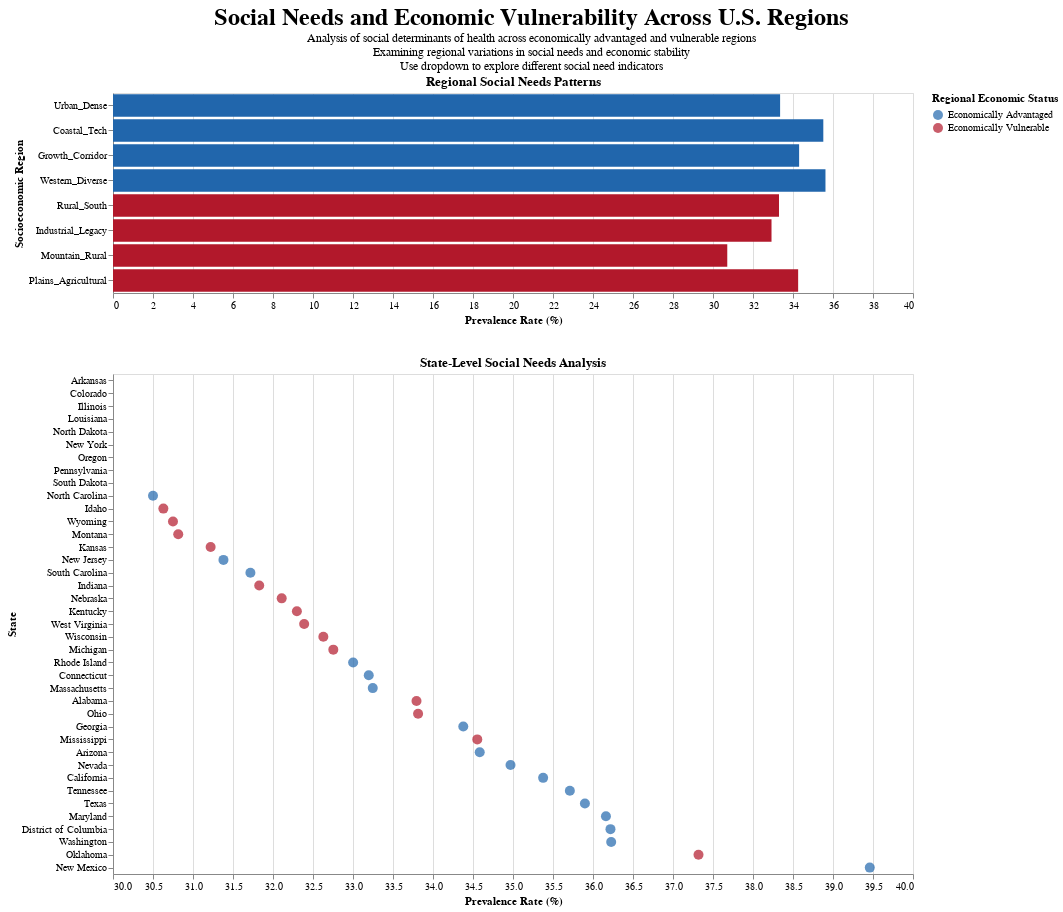

Notebook code for this chart:
### Markdown cell above
### Social Needs analysis by social determinants of health
This grouping considers social determinants of health and analyzes social needs

### Code cell
import altair as alt
import pandas as pd
import numpy as np
from vega_datasets import data
from typing import Dict, List, Tuple

def create_social_needs_analysis(
    df: pd.DataFrame,
    social_needs: Dict[str, str]
) -> alt.Chart:
    """
    Creates an interactive visualization of social needs and vulnerability patterns
    across different socioeconomic regions, highlighting disparities in social determinants
    of health and economic stability.
    """
    # Define socioeconomic regions with strategic significance
    socioeconomic_regions = {
        'Urban_Dense': ['NY', 'NJ', 'MA', 'CT', 'RI', 'MD', 'DC'],     # High income, education
        'Industrial_Legacy': ['PA', 'OH', 'MI', 'IN', 'IL', 'WI'],      # Economic transition
        'Rural_South': ['AL', 'MS', 'AR', 'LA', 'KY', 'WV'],           # Higher poverty rates
        'Growth_Corridor': ['GA', 'NC', 'SC', 'TN', 'TX'],             # Economic expansion
        'Western_Diverse': ['CA', 'NV', 'AZ', 'NM'],                    # Population diversity
        'Mountain_Rural': ['MT', 'ID', 'WY', 'CO'],                     # Geographic isolation
        'Coastal_Tech': ['WA', 'OR', 'CA'],                            # High income tech
        'Plains_Agricultural': ['ND', 'SD', 'NE', 'KS', 'OK']          # Rural economics
    }
    
    # Define region types for color coding
    advantaged_regions = ['Urban_Dense', 'Coastal_Tech', 'Growth_Corridor', 'Western_Diverse']
    vulnerable_regions = ['Rural_South', 'Industrial_Legacy', 'Mountain_Rural', 'Plains_Agricultural']
    
    # Add socioeconomic region column and region type
    df['SocioRegion'] = df['StateAbbr'].map({
        state: region
        for region, states in socioeconomic_regions.items()
        for state in states
    })
    
    df['RegionType'] = df['SocioRegion'].apply(
        lambda x: 'Economically Advantaged' if x in advantaged_regions else 'Economically Vulnerable'
    )
    
    # Calculate regional statistics
    regional_stats = []
    for measure in social_needs.keys():
        measure_col = f'{measure}_CrudePrev'
        
        region_data = df.groupby(['SocioRegion', 'RegionType']).agg({
            measure_col: ['mean', 'std', 'count']
        }).reset_index()
        
        region_data.columns = ['SocioRegion', 'RegionType'] + [
            f'{measure}_{stat}' for stat in ['mean', 'std', 'count']
        ]
        regional_stats.append(region_data)
    
    regional_data = regional_stats[0]
    for data in regional_stats[1:]:
        regional_data = regional_data.merge(data, on=['SocioRegion', 'RegionType'])
    
    # Create state-level statistics
    state_stats = []
    for measure in social_needs.keys():
        measure_col = f'{measure}_CrudePrev'
        
        state_data = df.groupby(['StateAbbr', 'StateDesc', 'SocioRegion', 'RegionType']).agg({
            measure_col: ['mean', 'std', 'count']
        }).reset_index()
        
        state_data.columns = ['StateAbbr', 'StateDesc', 'SocioRegion', 'RegionType'] + [
            f'{measure}_{stat}' for stat in ['mean', 'std', 'count']
        ]
        state_stats.append(state_data)
    
    state_data = state_stats[0]
    for data in state_stats[1:]:
        state_data = state_data.merge(data, on=['StateAbbr', 'StateDesc', 'SocioRegion', 'RegionType'])
    
    # Create measure selection
    measure_select = alt.binding_select(
        options=list(social_needs.keys()),
        labels=[desc.split('among')[0].strip() for desc in social_needs.values()],
        name="Social Need Indicator: "
    )
    
    selection = alt.param(
        name='social_need',
        value=list(social_needs.keys())[0],
        bind=measure_select
    )
    
    # Define color schemes for different region types
    color_scale = alt.Scale(
        domain=['Economically Advantaged', 'Economically Vulnerable'],
        range=['#2166ac', '#b2182b']  # Blue for advantaged, Red for vulnerable
    )
    
    # Create regional comparison chart
    regional_chart = alt.Chart(regional_data).mark_bar().encode(
        x=alt.X('value:Q', 
                title='Prevalence Rate (%)',
                scale=alt.Scale(zero=False)),
        y=alt.Y('SocioRegion:N', 
                title='Socioeconomic Region',
                sort=['Urban_Dense', 'Coastal_Tech', 'Growth_Corridor', 'Western_Diverse',
                      'Rural_South', 'Industrial_Legacy', 'Mountain_Rural', 'Plains_Agricultural']),
        color=alt.Color('RegionType:N',
                       scale=color_scale,
                       legend=alt.Legend(title='Regional Economic Status')),
        tooltip=[
            alt.Tooltip('SocioRegion:N', title='Region'),
            alt.Tooltip('RegionType:N', title='Economic Status'),
            alt.Tooltip('value:Q', title='Rate (%)', format='.1f'),
            alt.Tooltip('std:Q', title='Std Dev', format='.2f')
        ]
    ).transform_calculate(
        value=f'datum[{selection.name} + "_mean"]',
        std=f'datum[{selection.name} + "_std"]'
    ).properties(
        width=800,
        height=200,
        title='Regional Social Needs Patterns'
    )
    
    # Create state-level detail chart
    state_chart = alt.Chart(state_data).mark_circle(size=100).encode(
        x=alt.X('value:Q', 
                title='Prevalence Rate (%)',
                scale=alt.Scale(zero=False)),
        y=alt.Y('StateDesc:N', 
                title='State',
                sort=alt.EncodingSortField(field='value', op='mean', order='ascending')),
        color=alt.Color('RegionType:N',
                       scale=color_scale,
                       legend=alt.Legend(title='Regional Economic Status')),
        tooltip=[
            alt.Tooltip('StateDesc:N', title='State'),
            alt.Tooltip('SocioRegion:N', title='Region'),
            alt.Tooltip('RegionType:N', title='Economic Status'),
            alt.Tooltip('value:Q', title='Rate (%)', format='.1f'),
            alt.Tooltip('std:Q', title='Std Dev', format='.2f')
        ]
    ).transform_calculate(
        value=f'datum[{selection.name} + "_mean"]',
        std=f'datum[{selection.name} + "_std"]'
    ).properties(
        width=800,
        height=500,
        title='State-Level Social Needs Analysis'
    )
    
    # Combine visualizations
    final_viz = alt.vconcat(
        regional_chart,
        state_chart,
        spacing=30
    ).properties(
        title={
            'text': 'Social Needs and Economic Vulnerability Across U.S. Regions',
            'subtitle': [
                'Analysis of social determinants of health across economically advantaged and vulnerable regions',
                'Examining regional variations in social needs and economic stability',
                'Use dropdown to explore different social need indicators'
            ],
            'fontSize': 24,
            'anchor': 'middle'
        }
    ).add_params(
        selection
    )
    
    return final_viz

def main():
    # Enable Altair to work in Jupyter
    alt.renderers.enable('default')
    
    # Define social needs measures
    social_needs = {
        'ISOLATION': 'Social isolation among adults aged ≥18 years',
        'FOODINSECU': 'Food insecurity among adults aged ≥18 years',
        'HOUSINSECU': 'Housing insecurity among adults aged ≥18 years',
        'SHUTUTILITY': 'Utility shutoff among adults aged ≥18 years',
        'LACKTRPT': 'Lack of transportation among adults aged ≥18 years',
        'EMOTIONSPT': 'Lack of emotional support among adults aged ≥18 years'
    }
    
    # Load data
    file_path = get_file_path(2024)
    df = pd.read_csv(file_path)
    
    # Create visualization
    chart = create_social_needs_analysis(df, social_needs)
    
    # Display in notebook
    display(chart)
    
    return chart

if __name__ == "__main__":
    chart = main()
    # Save chart to HTML file
    chart.save(PROJECT_ROOT / 'results' / 'regional_analysis' / 'social_needs_analysis.html')

### Figure 1 — Vega-Lite specification as saved in the notebook (floating-point values rounded to 4 significant figures)
{"config": {"view": {"continuousWidth": 300, "continuousHeight": 300}}, "vconcat": [{"data": {"name": "data-aea0296f7015d6a28d6515fe8412e351"}, "mark": {"type": "bar"}, "encoding": {"color": {"field": "RegionType", "legend": {"title": "Regional Economic Status"}, "scale": {"domain": ["Economically Advantaged", "Economically Vulnerable"], "range": ["#2166ac", "#b2182b"]}, "type": "nominal"}, "tooltip": [{"field": "SocioRegion", "title": "Region", "type": "nominal"}, {"field": "RegionType", "title": "Economic Status", "type": "nominal"}, {"field": "value", "format": ".1f", "title": "Rate (%)", "type": "quantitative"}, {"field": "std", "format": ".2f", "title": "Std Dev", "type": "quantitative"}], "x": {"field": "value", "scale": {"zero": false}, "title": "Prevalence Rate (%)", "type": "quantitative"}, "y": {"field": "SocioRegion", "sort": ["Urban_Dense", "Coastal_Tech", "Growth_Corridor", "Western_Diverse", "Rural_South", "Industrial_Legacy", "Mountain_Rural", "Plains_Agricultural"], "title": "Socioeconomic Region", "type": "nominal"}}, "height": 200, "title": "Regional Social Needs Patterns", "transform": [{"calculate": "datum[social_need + \"_mean\"]", "as": "value"}, {"calculate": "datum[social_need + \"_std\"]", "as": "std"}], "width": 800}, {"data": {"name": "data-92b62e3b2933040da2280463d3268a70"}, "mark": {"type": "circle", "size": 100}, "encoding": {"color": {"field": "RegionType", "legend": {"title": "Regional Economic Status"}, "scale": {"domain": ["Economically Advantaged", "Economically Vulnerable"], "range": ["#2166ac", "#b2182b"]}, "type": "nominal"}, "tooltip": [{"field": "StateDesc", "title": "State", "type": "nominal"}, {"field": "SocioRegion", "title": "Region", "type": "nominal"}, {"field": "RegionType", "title": "Economic Status", "type": "nominal"}, {"field": "value", "format": ".1f", "title": "Rate (%)", "type": "quantitative"}, {"field": "std", "format": ".2f", "title": "Std Dev", "type": "quantitative"}], "x": {"field": "value", "scale": {"zero": false}, "title": "Prevalence Rate (%)", "type": "quantitative"}, "y": {"field": "StateDesc", "sort": {"field": "value", "op": "mean", "order": "ascending"}, "title": "State", "type": "nominal"}}, "height": 500, "title": "State-Level Social Needs Analysis", "transform": [{"calculate": "datum[social_need + \"_mean\"]", "as": "value"}, {"calculate": "datum[social_need + \"_std\"]", "as": "std"}], "width": 800}], "params": [{"name": "social_need", "bind": {"input": "select", "options": ["ISOLATION", "FOODINSECU", "HOUSINSECU", "SHUTUTILITY", "LACKTRPT", "EMOTIONSPT"], "labels": ["Social isolation", "Food insecurity", "Housing insecurity", "Utility shutoff", "Lack of transportation", "Lack of emotional support"], "name": "Social Need Indicator: "}, "value": "ISOLATION"}], "spacing": 30, "title": {"text": "Social Needs and Economic Vulnerability Across U.S. Regions", "subtitle": ["Analysis of social determinants of health across economically advantaged and vulnerable regions", "Examining regional variations in social needs and economic stability", "Use dropdown to explore different social need indicators"], "fontSize": 24, "anchor": "middle"}, "$schema": "https://vega.github.io/schema/vega-lite/v5.20.1.json", "datasets": {"data-aea0296f7015d6a28d6515fe8412e351": [{"SocioRegion": "Coastal_Tech", "RegionType": "Economically Advantaged", "ISOLATION_mean": 35.52, "ISOLATION_std": 3.544, "ISOLATION_count": 10840, "FOODINSECU_mean": 16.65, "FOODINSECU_std": 10.05, "FOODINSECU_count": 10840, "HOUSINSECU_mean": 14.64, "HOUSINSECU_std": 7.529, "HOUSINSECU_count": 10840, "SHUTUTILITY_mean": 7.296, "SHUTUTILITY_std": 3.875, "SHUTUTILITY_count": 10840, "LACKTRPT_mean": 9.865, "LACKTRPT_std": 4.864, "LACKTRPT_count": 10840, "EMOTIONSPT_mean": 30.7, "EMOTIONSPT_std": 5.08, "EMOTIONSPT_count": 10840}, {"SocioRegion": "Growth_Corridor", "RegionType": "Economically Advantaged", "ISOLATION_mean": 34.31, "ISOLATION_std": 3.929, "ISOLATION_count": 15269, "FOODINSECU_mean": 19.34, "FOODINSECU_std": 10.92, "FOODINSECU_count": 15269, "HOUSINSECU_mean": 16.17, "HOUSINSECU_std": 7.679, "HOUSINSECU_count": 15269, "SHUTUTILITY_mean": 10.69, "SHUTUTILITY_std": 5.515, "SHUTUTILITY_count": 15269, "LACKTRPT_mean": 10.75, "LACKTRPT_std": 5.199, "LACKTRPT_count": 15269, "EMOTIONSPT_mean": 27.62, "EMOTIONSPT_std": 5.208, "EMOTIONSPT_count": 15269}, {"SocioRegion": "Industrial_Legacy", "RegionType": "Economically Vulnerable", "ISOLATION_mean": 32.93, "ISOLATION_std": 3.208, "ISOLATION_count": 9268, "FOODINSECU_mean": 15.02, "FOODINSECU_std": 9.78, "FOODINSECU_count": 9268, "HOUSINSECU_mean": 12.9, "HOUSINSECU_std": 7.192, "HOUSINSECU_count": 9268, "SHUTUTILITY_mean": 9.39, "SHUTUTILITY_std": 5.879, "SHUTUTILITY_count": 9268, "LACKTRPT_mean": 9.437, "LACKTRPT_std": 5.154, "LACKTRPT_count": 9268, "EMOTIONSPT_mean": 24.41, "EMOTIONSPT_std": 4.37, "EMOTIONSPT_count": 9268}, {"SocioRegion": "Mountain_Rural", "RegionType": "Economically Vulnerable", "ISOLATION_mean": 30.71, "ISOLATION_std": 2.849, "ISOLATION_count": 931, "FOODINSECU_mean": 11.93, "FOODINSECU_std": 5.111, "FOODINSECU_count": 931, "HOUSINSECU_mean": 10.43, "HOUSINSECU_std": 3.343, "HOUSINSECU_count": 931, "SHUTUTILITY_mean": 6.84, "SHUTUTILITY_std": 2.374, "SHUTUTILITY_count": 931, "LACKTRPT_mean": 7.712, "LACKTRPT_std": 2.887, "LACKTRPT_count": 931, "EMOTIONSPT_mean": 20.94, "EMOTIONSPT_std": 2.549, "EMOTIONSPT_count": 931}, {"SocioRegion": "Plains_Agricultural", "RegionType": "Economically Vulnerable", "ISOLATION_mean": 34.26, "ISOLATION_std": 4.216, "ISOLATION_count": 2567, "FOODINSECU_mean": 15.36, "FOODINSECU_std": 8.23, "FOODINSECU_count": 2567, "HOUSINSECU_mean": 13.02, "HOUSINSECU_std": 5.777, "HOUSINSECU_count": 2567, "SHUTUTILITY_mean": 9.489, "SHUTUTILITY_std": 4.535, "SHUTUTILITY_count": 2567, "LACKTRPT_mean": 9.327, "LACKTRPT_std": 4.168, "LACKTRPT_count": 2567, "EMOTIONSPT_mean": 23.11, "EMOTIONSPT_std": 4.039, "EMOTIONSPT_count": 2567}, {"SocioRegion": "Rural_South", "RegionType": "Economically Vulnerable", "ISOLATION_mean": 33.3, "ISOLATION_std": 2.734, "ISOLATION_count": 4145, "FOODINSECU_mean": 19.47, "FOODINSECU_std": 9.667, "FOODINSECU_count": 4145, "HOUSINSECU_mean": 15.32, "HOUSINSECU_std": 6.731, "HOUSINSECU_count": 4145, "SHUTUTILITY_mean": 11.12, "SHUTUTILITY_std": 5.212, "SHUTUTILITY_count": 4145, "LACKTRPT_mean": 10.96, "LACKTRPT_std": 4.744, "LACKTRPT_count": 4145, "EMOTIONSPT_mean": 26.35, "EMOTIONSPT_std": 4.95, "EMOTIONSPT_count": 4145}, {"SocioRegion": "Urban_Dense", "RegionType": "Economically Advantaged", "ISOLATION_mean": 33.36, "ISOLATION_std": 4.156, "ISOLATION_count": 6552, "FOODINSECU_mean": 14.96, "FOODINSECU_std": 10.1, "FOODINSECU_count": 6552, "HOUSINSECU_mean": 13.59, "HOUSINSECU_std": 7.88, "HOUSINSECU_count": 6552, "SHUTUTILITY_mean": 8.446, "SHUTUTILITY_std": 5.253, "SHUTUTILITY_count": 6552, "LACKTRPT_mean": 8.764, "LACKTRPT_std": 4.903, "LACKTRPT_count": 6552, "EMOTIONSPT_mean": 26.5, "EMOTIONSPT_std": 5.46, "EMOTIONSPT_count": 6552}, {"SocioRegion": "Western_Diverse", "RegionType": "Economically Advantaged", "ISOLATION_mean": 35.62, "ISOLATION_std": 4.137, "ISOLATION_count": 3114, "FOODINSECU_mean": 17.39, "FOODINSECU_std": 10.22, "FOODINSECU_count": 3114, "HOUSINSECU_mean": 15.04, "HOUSINSECU_std": 7.238, "HOUSINSECU_count": 3114, "SHUTUTILITY_mean": 9.513, "SHUTUTILITY_std": 4.983, "SHUTUTILITY_count": 3114, "LACKTRPT_mean": 10.71, "LACKTRPT_std": 5.44, "LACKTRPT_count": 3114, "EMOTIONSPT_mean": 26.55, "EMOTIONSPT_std": 4.631, "EMOTIONSPT_count": 3114}], "data-92b62e3b2933040da2280463d3268a70": [{"StateAbbr": "AL", "StateDesc": "Alabama", "SocioRegion": "Rural_South", "RegionType": "Economically Vulnerable", "ISOLATION_mean": 33.79, "ISOLATION_std": 2.745, "ISOLATION_count": 1430, "FOODINSECU_mean": 20.08, "FOODINSECU_std": 10.54, "FOODINSECU_count": 1430, "HOUSINSECU_mean": 16.53, "HOUSINSECU_std": 7.553, "HOUSINSECU_count": 1430, "SHUTUTILITY_mean": 11.5, "SHUTUTILITY_std": 5.944, "SHUTUTILITY_count": 1430, "LACKTRPT_mean": 11.41, "LACKTRPT_std": 5.204, "LACKTRPT_count": 1430, "EMOTIONSPT_mean": 26.55, "EMOTIONSPT_std": 4.439, "EMOTIONSPT_count": 1430}, {"StateAbbr": "AR", "StateDesc": "Arkansas", "SocioRegion": "Rural_South", "RegionType": "Economically Vulnerable", "ISOLATION_mean": null, "ISOLATION_std": null, "ISOLATION_count": 0, "FOODINSECU_mean": null, "FOODINSECU_std": null, "FOODINSECU_count": 0, "HOUSINSECU_mean": null, "HOUSINSECU_std": null, "HOUSINSECU_count": 0, "SHUTUTILITY_mean": null, "SHUTUTILITY_std": null, "SHUTUTILITY_count": 0, "LACKTRPT_mean": null, "LACKTRPT_std": null, "LACKTRPT_count": 0, "EMOTIONSPT_mean": null, "EMOTIONSPT_std": null, "EMOTIONSPT_count": 0}, {"StateAbbr": "AZ", "StateDesc": "Arizona", "SocioRegion": "Western_Diverse", "RegionType": "Economically Advantaged", "ISOLATION_mean": 34.58, "ISOLATION_std": 3.93, "ISOLATION_count": 1740, "FOODINSECU_mean": 16.19, "FOODINSECU_std": 10.19, "FOODINSECU_count": 1740, "HOUSINSECU_mean": 14.0, "HOUSINSECU_std": 7.257, "HOUSINSECU_count": 1740, "SHUTUTILITY_mean": 8.525, "SHUTUTILITY_std": 4.697, "SHUTUTILITY_count": 1740, "LACKTRPT_mean": 10.28, "LACKTRPT_std": 5.562, "LACKTRPT_count": 1740, "EMOTIONSPT_mean": 26.26, "EMOTIONSPT_std": 4.698, "EMOTIONSPT_count": 1740}, {"StateAbbr": "CA", "StateDesc": "California", "SocioRegion": "Coastal_Tech", "RegionType": "Economically Advantaged", "ISOLATION_mean": 35.38, "ISOLATION_std": 3.613, "ISOLATION_count": 9070, "FOODINSECU_mean": 17.74, "FOODINSECU_std": 10.35, "FOODINSECU_count": 9070, "HOUSINSECU_mean": 15.43, "HOUSINSECU_std": 7.762, "HOUSINSECU_count": 9070, "SHUTUTILITY_mean": 7.642, "SHUTUTILITY_std": 4.012, "SHUTUTILITY_count": 9070, "LACKTRPT_mean": 10.26, "LACKTRPT_std": 5.026, "LACKTRPT_count": 9070, "EMOTIONSPT_mean": 31.21, "EMOTIONSPT_std": 5.143, "EMOTIONSPT_count": 9070}, {"StateAbbr": "CO", "StateDesc": "Colorado", "SocioRegion": "Mountain_Rural", "RegionType": "Economically Vulnerable", "ISOLATION_mean": null, "ISOLATION_std": null, "ISOLATION_count": 0, "FOODINSECU_mean": null, "FOODINSECU_std": null, "FOODINSECU_count": 0, "HOUSINSECU_mean": null, "HOUSINSECU_std": null, "HOUSINSECU_count": 0, "SHUTUTILITY_mean": null, "SHUTUTILITY_std": null, "SHUTUTILITY_count": 0, "LACKTRPT_mean": null, "LACKTRPT_std": null, "LACKTRPT_count": 0, "EMOTIONSPT_mean": null, "EMOTIONSPT_std": null, "EMOTIONSPT_count": 0}, {"StateAbbr": "CT", "StateDesc": "Connecticut", "SocioRegion": "Urban_Dense", "RegionType": "Economically Advantaged", "ISOLATION_mean": 33.2, "ISOLATION_std": 3.816, "ISOLATION_count": 876, "FOODINSECU_mean": 15.39, "FOODINSECU_std": 10.89, "FOODINSECU_count": 876, "HOUSINSECU_mean": 13.83, "HOUSINSECU_std": 8.266, "HOUSINSECU_count": 876, "SHUTUTILITY_mean": 9.064, "SHUTUTILITY_std": 5.703, "SHUTUTILITY_count": 876, "LACKTRPT_mean": 8.671, "LACKTRPT_std": 5.186, "LACKTRPT_count": 876, "EMOTIONSPT_mean": 25.57, "EMOTIONSPT_std": 5.013, "EMOTIONSPT_count": 876}, {"StateAbbr": "DC", "StateDesc": "District of Columbia", "SocioRegion": "Urban_Dense", "RegionType": "Economically Advantaged", "ISOLATION_mean": 36.22, "ISOLATION_std": 3.407, "ISOLATION_count": 206, "FOODINSECU_mean": 15.18, "FOODINSECU_std": 11.96, "FOODINSECU_count": 206, "HOUSINSECU_mean": 14.24, "HOUSINSECU_std": 9.287, "HOUSINSECU_count": 206, "SHUTUTILITY_mean": 8.54, "SHUTUTILITY_std": 6.245, "SHUTUTILITY_count": 206, "LACKTRPT_mean": 9.813, "LACKTRPT_std": 6.332, "LACKTRPT_count": 206, "EMOTIONSPT_mean": 24.72, "EMOTIONSPT_std": 5.855, "EMOTIONSPT_count": 206}, {"StateAbbr": "GA", "StateDesc": "Georgia", "SocioRegion": "Growth_Corridor", "RegionType": "Economically Advantaged", "ISOLATION_mean": 34.38, "ISOLATION_std": 3.167, "ISOLATION_count": 2784, "FOODINSECU_mean": 18.3, "FOODINSECU_std": 9.927, "FOODINSECU_count": 2784, "HOUSINSECU_mean": 15.6, "HOUSINSECU_std": 7.235, "HOUSINSECU_count": 2784, "SHUTUTILITY_mean": 10.17, "SHUTUTILITY_std": 5.327, "SHUTUTILITY_count": 2784, "LACKTRPT_mean": 10.69, "LACKTRPT_std": 4.986, "LACKTRPT_count": 2784, "EMOTIONSPT_mean": 30.27, "EMOTIONSPT_std": 4.915, "EMOTIONSPT_count": 2784}, {"StateAbbr": "ID", "StateDesc": "Idaho", "SocioRegion": "Mountain_Rural", "RegionType": "Economically Vulnerable", "ISOLATION_mean": 30.63, "ISOLATION_std": 2.69, "ISOLATION_count": 455, "FOODINSECU_mean": 12.76, "FOODINSECU_std": 4.939, "FOODINSECU_count": 455, "HOUSINSECU_mean": 10.81, "HOUSINSECU_std": 3.218, "HOUSINSECU_count": 455, "SHUTUTILITY_mean": 6.906, "SHUTUTILITY_std": 2.098, "SHUTUTILITY_count": 455, "LACKTRPT_mean": 7.887, "LACKTRPT_std": 2.629, "LACKTRPT_count": 455, "EMOTIONSPT_mean": 20.41, "EMOTIONSPT_std": 2.324, "EMOTIONSPT_count": 455}, {"StateAbbr": "IL", "StateDesc": "Illinois", "SocioRegion": "Industrial_Legacy", "RegionType": "Economically Vulnerable", "ISOLATION_mean": null, "ISOLATION_std": null, "ISOLATION_count": 0, "FOODINSECU_mean": null, "FOODINSECU_std": null, "FOODINSECU_count": 0, "HOUSINSECU_mean": null, "HOUSINSECU_std": null, "HOUSINSECU_count": 0, "SHUTUTILITY_mean": null, "SHUTUTILITY_std": null, "SHUTUTILITY_count": 0, "LACKTRPT_mean": null, "LACKTRPT_std": null, "LACKTRPT_count": 0, "EMOTIONSPT_mean": null, "EMOTIONSPT_std": null, "EMOTIONSPT_count": 0}, {"StateAbbr": "IN", "StateDesc": "Indiana", "SocioRegion": "Industrial_Legacy", "RegionType": "Economically Vulnerable", "ISOLATION_mean": 31.83, "ISOLATION_std": 2.831, "ISOLATION_count": 1685, "FOODINSECU_mean": 15.62, "FOODINSECU_std": 8.904, "FOODINSECU_count": 1685, "HOUSINSECU_mean": 12.82, "HOUSINSECU_std": 6.22, "HOUSINSECU_count": 1685, "SHUTUTILITY_mean": 9.468, "SHUTUTILITY_std": 5.061, "SHUTUTILITY_count": 1685, "LACKTRPT_mean": 9.311, "LACKTRPT_std": 4.495, "LACKTRPT_count": 1685, "EMOTIONSPT_mean": 24.81, "EMOTIONSPT_std": 3.88, "EMOTIONSPT_count": 1685}, {"StateAbbr": "KS", "StateDesc": "Kansas", "SocioRegion": "Plains_Agricultural", "RegionType": "Economically Vulnerable", "ISOLATION_mean": 31.22, "ISOLATION_std": 3.64, "ISOLATION_count": 817, "FOODINSECU_mean": 13.3, "FOODINSECU_std": 7.489, "FOODINSECU_count": 817, "HOUSINSECU_mean": 11.75, "HOUSINSECU_std": 5.424, "HOUSINSECU_count": 817, "SHUTUTILITY_mean": 8.676, "SHUTUTILITY_std": 4.051, "SHUTUTILITY_count": 817, "LACKTRPT_mean": 8.321, "LACKTRPT_std": 3.826, "LACKTRPT_count": 817, "EMOTIONSPT_mean": 21.03, "EMOTIONSPT_std": 4.11, "EMOTIONSPT_count": 817}, {"StateAbbr": "KY", "StateDesc": "Kentucky", "SocioRegion": "Rural_South", "RegionType": "Economically Vulnerable", "ISOLATION_mean": 32.3, "ISOLATION_std": 2.458, "ISOLATION_count": 1299, "FOODINSECU_mean": 17.87, "FOODINSECU_std": 8.107, "FOODINSECU_count": 1299, "HOUSINSECU_mean": 13.14, "HOUSINSECU_std": 5.06, "HOUSINSECU_count": 1299, "SHUTUTILITY_mean": 10.04, "SHUTUTILITY_std": 4.334, "SHUTUTILITY_count": 1299, "LACKTRPT_mean": 9.936, "LACKTRPT_std": 4.03, "LACKTRPT_count": 1299, "EMOTIONSPT_mean": 23.0, "EMOTIONSPT_std": 2.863, "EMOTIONSPT_count": 1299}, {"StateAbbr": "LA", "StateDesc": "Louisiana", "SocioRegion": "Rural_South", "RegionType": "Economically Vulnerable", "ISOLATION_mean": null, "ISOLATION_std": null, "ISOLATION_count": 0, "FOODINSECU_mean": null, "FOODINSECU_std": null, "FOODINSECU_count": 0, "HOUSINSECU_mean": null, "HOUSINSECU_std": null, "HOUSINSECU_count": 0, "SHUTUTILITY_mean": null, "SHUTUTILITY_std": null, "SHUTUTILITY_count": 0, "LACKTRPT_mean": null, "LACKTRPT_std": null, "LACKTRPT_count": 0, "EMOTIONSPT_mean": null, "EMOTIONSPT_std": null, "EMOTIONSPT_count": 0}, {"StateAbbr": "MA", "StateDesc": "Massachusetts", "SocioRegion": "Urban_Dense", "RegionType": "Economically Advantaged", "ISOLATION_mean": 33.25, "ISOLATION_std": 3.889, "ISOLATION_count": 1597, "FOODINSECU_mean": 12.83, "FOODINSECU_std": 8.837, "FOODINSECU_count": 1597, "HOUSINSECU_mean": 11.69, "HOUSINSECU_std": 6.548, "HOUSINSECU_count": 1597, "SHUTUTILITY_mean": 7.472, "SHUTUTILITY_std": 4.311, "SHUTUTILITY_count": 1597, "LACKTRPT_mean": 8.275, "LACKTRPT_std": 4.559, "LACKTRPT_count": 1597, "EMOTIONSPT_mean": 23.53, "EMOTIONSPT_std": 4.383, "EMOTIONSPT_count": 1597}, {"StateAbbr": "MD", "StateDesc": "Maryland", "SocioRegion": "Urban_Dense", "RegionType": "Economically Advantaged", "ISOLATION_mean": 36.16, "ISOLATION_std": 3.383, "ISOLATION_count": 1458, "FOODINSECU_mean": 16.02, "FOODINSECU_std": 9.588, "FOODINSECU_count": 1458, "HOUSINSECU_mean": 15.04, "HOUSINSECU_std": 7.796, "HOUSINSECU_count": 1458, "SHUTUTILITY_mean": 9.591, "SHUTUTILITY_std": 5.568, "SHUTUTILITY_count": 1458, "LACKTRPT_mean": 9.296, "LACKTRPT_std": 4.708, "LACKTRPT_count": 1458, "EMOTIONSPT_mean": 29.33, "EMOTIONSPT_std": 5.286, "EMOTIONSPT_count": 1458}, {"StateAbbr": "MI", "StateDesc": "Michigan", "SocioRegion": "Industrial_Legacy", "RegionType": "Economically Vulnerable", "ISOLATION_mean": 32.75, "ISOLATION_std": 2.935, "ISOLATION_count": 2904, "FOODINSECU_mean": 15.33, "FOODINSECU_std": 10.35, "FOODINSECU_count": 2904, "HOUSINSECU_mean": 13.34, "HOUSINSECU_std": 7.893, "HOUSINSECU_count": 2904, "SHUTUTILITY_mean": 9.646, "SHUTUTILITY_std": 6.267, "SHUTUTILITY_count": 2904, "LACKTRPT_mean": 9.67, "LACKTRPT_std": 5.477, "LACKTRPT_count": 2904, "EMOTIONSPT_mean": 24.15, "EMOTIONSPT_std": 4.883, "EMOTIONSPT_count": 2904}, {"StateAbbr": "MS", "StateDesc": "Mississippi", "SocioRegion": "Rural_South", "RegionType": "Economically Vulnerable", "ISOLATION_mean": 34.55, "ISOLATION_std": 2.647, "ISOLATION_count": 870, "FOODINSECU_mean": 23.04, "FOODINSECU_std": 10.98, "FOODINSECU_count": 870, "HOUSINSECU_mean": 17.95, "HOUSINSECU_std": 7.55, "HOUSINSECU_count": 870, "SHUTUTILITY_mean": 12.05, "SHUTUTILITY_std": 5.812, "SHUTUTILITY_count": 870, "LACKTRPT_mean": 12.44, "LACKTRPT_std": 5.289, "LACKTRPT_count": 870, "EMOTIONSPT_mean": 31.89, "EMOTIONSPT_std": 4.491, "EMOTIONSPT_count": 870}, {"StateAbbr": "MT", "StateDesc": "Montana", "SocioRegion": "Mountain_Rural", "RegionType": "Economically Vulnerable", "ISOLATION_mean": 30.82, "ISOLATION_std": 3.045, "ISOLATION_count": 317, "FOODINSECU_mean": 11.18, "FOODINSECU_std": 5.678, "FOODINSECU_count": 317, "HOUSINSECU_mean": 10.01, "HOUSINSECU_std": 3.756, "HOUSINSECU_count": 317, "SHUTUTILITY_mean": 6.741, "SHUTUTILITY_std": 2.919, "SHUTUTILITY_count": 317, "LACKTRPT_mean": 7.732, "LACKTRPT_std": 3.438, "LACKTRPT_count": 317, "EMOTIONSPT_mean": 21.71, "EMOTIONSPT_std": 2.838, "EMOTIONSPT_count": 317}, {"StateAbbr": "NC", "StateDesc": "North Carolina", "SocioRegion": "Growth_Corridor", "RegionType": "Economically Advantaged", "ISOLATION_mean": 30.5, "ISOLATION_std": 2.917, "ISOLATION_count": 2647, "FOODINSECU_mean": 16.11, "FOODINSECU_std": 8.891, "FOODINSECU_count": 2647, "HOUSINSECU_mean": 14.36, "HOUSINSECU_std": 6.582, "HOUSINSECU_count": 2647, "SHUTUTILITY_mean": 9.148, "SHUTUTILITY_std": 4.648, "SHUTUTILITY_count": 2647, "LACKTRPT_mean": 9.505, "LACKTRPT_std": 4.489, "LACKTRPT_count": 2647, "EMOTIONSPT_mean": 22.62, "EMOTIONSPT_std": 3.932, "EMOTIONSPT_count": 2647}, {"StateAbbr": "ND", "StateDesc": "North Dakota", "SocioRegion": "Plains_Agricultural", "RegionType": "Economically Vulnerable", "ISOLATION_mean": null, "ISOLATION_std": null, "ISOLATION_count": 0, "FOODINSECU_mean": null, "FOODINSECU_std": null, "FOODINSECU_count": 0, "HOUSINSECU_mean": null, "HOUSINSECU_std": null, "HOUSINSECU_count": 0, "SHUTUTILITY_mean": null, "SHUTUTILITY_std": null, "SHUTUTILITY_count": 0, "LACKTRPT_mean": null, "LACKTRPT_std": null, "LACKTRPT_count": 0, "EMOTIONSPT_mean": null, "EMOTIONSPT_std": null, "EMOTIONSPT_count": 0}, {"StateAbbr": "NE", "StateDesc": "Nebraska", "SocioRegion": "Plains_Agricultural", "RegionType": "Economically Vulnerable", "ISOLATION_mean": 32.11, "ISOLATION_std": 2.783, "ISOLATION_count": 552, "FOODINSECU_mean": 13.09, "FOODINSECU_std": 7.463, "FOODINSECU_count": 552, "HOUSINSECU_mean": 10.85, "HOUSINSECU_std": 5.064, "HOUSINSECU_count": 552, "SHUTUTILITY_mean": 6.98, "SHUTUTILITY_std": 3.403, "SHUTUTILITY_count": 552, "LACKTRPT_mean": 7.778, "LACKTRPT_std": 3.648, "LACKTRPT_count": 552, "EMOTIONSPT_mean": 22.16, "EMOTIONSPT_std": 3.31, "EMOTIONSPT_count": 552}, {"StateAbbr": "NJ", "StateDesc": "New Jersey", "SocioRegion": "Urban_Dense", "RegionType": "Economically Advantaged", "ISOLATION_mean": 31.38, "ISOLATION_std": 3.791, "ISOLATION_count": 2169, "FOODINSECU_mean": 15.62, "FOODINSECU_std": 10.67, "FOODINSECU_count": 2169, "HOUSINSECU_mean": 13.88, "HOUSINSECU_std": 8.338, "HOUSINSECU_count": 2169, "SHUTUTILITY_mean": 8.198, "SHUTUTILITY_std": 5.326, "SHUTUTILITY_count": 2169, "LACKTRPT_mean": 8.729, "LACKTRPT_std": 5.036, "LACKTRPT_count": 2169, "EMOTIONSPT_mean": 27.47, "EMOTIONSPT_std": 5.249, "EMOTIONSPT_count": 2169}, {"StateAbbr": "NM", "StateDesc": "New Mexico", "SocioRegion": "Western_Diverse", "RegionType": "Economically Advantaged", "ISOLATION_mean": 39.46, "ISOLATION_std": 3.584, "ISOLATION_count": 603, "FOODINSECU_mean": 20.88, "FOODINSECU_std": 10.79, "FOODINSECU_count": 603, "HOUSINSECU_mean": 16.88, "HOUSINSECU_std": 6.972, "HOUSINSECU_count": 603, "SHUTUTILITY_mean": 11.13, "SHUTUTILITY_std": 5.284, "SHUTUTILITY_count": 603, "LACKTRPT_mean": 11.74, "LACKTRPT_std": 5.737, "LACKTRPT_count": 603, "EMOTIONSPT_mean": 25.04, "EMOTIONSPT_std": 4.07, "EMOTIONSPT_count": 603}, {"StateAbbr": "NV", "StateDesc": "Nevada", "SocioRegion": "Western_Diverse", "RegionType": "Economically Advantaged", "ISOLATION_mean": 34.97, "ISOLATION_std": 3.139, "ISOLATION_count": 771, "FOODINSECU_mean": 17.38, "FOODINSECU_std": 9.155, "FOODINSECU_count": 771, "HOUSINSECU_mean": 15.93, "HOUSINSECU_std": 6.998, "HOUSINSECU_count": 771, "SHUTUTILITY_mean": 10.48, "SHUTUTILITY_std": 4.851, "SHUTUTILITY_count": 771, "LACKTRPT_mean": 10.88, "LACKTRPT_std": 4.772, "LACKTRPT_count": 771, "EMOTIONSPT_mean": 28.39, "EMOTIONSPT_std": 4.307, "EMOTIONSPT_count": 771}, {"StateAbbr": "NY", "StateDesc": "New York", "SocioRegion": "Urban_Dense", "RegionType": "Economically Advantaged", "ISOLATION_mean": null, "ISOLATION_std": null, "ISOLATION_count": 0, "FOODINSECU_mean": null, "FOODINSECU_std": null, "FOODINSECU_count": 0, "HOUSINSECU_mean": null, "HOUSINSECU_std": null, "HOUSINSECU_count": 0, "SHUTUTILITY_mean": null, "SHUTUTILITY_std": null, "SHUTUTILITY_count": 0, "LACKTRPT_mean": null, "LACKTRPT_std": null, "LACKTRPT_count": 0, "EMOTIONSPT_mean": null, "EMOTIONSPT_std": null, "EMOTIONSPT_count": 0}, {"StateAbbr": "OH", "StateDesc": "Ohio", "SocioRegion": "Industrial_Legacy", "RegionType": "Economically Vulnerable", "ISOLATION_mean": 33.81, "ISOLATION_std": 3.165, "ISOLATION_count": 3154, "FOODINSECU_mean": 15.82, "FOODINSECU_std": 10.07, "FOODINSECU_count": 3154, "HOUSINSECU_mean": 13.61, "HOUSINSECU_std": 7.36, "HOUSINSECU_count": 3154, "SHUTUTILITY_mean": 10.46, "SHUTUTILITY_std": 6.224, "SHUTUTILITY_count": 3154, "LACKTRPT_mean": 9.973, "LACKTRPT_std": 5.339, "LACKTRPT_count": 3154, "EMOTIONSPT_mean": 24.12, "EMOTIONSPT_std": 4.131, "EMOTIONSPT_count": 3154}, {"StateAbbr": "OK", "StateDesc": "Oklahoma", "SocioRegion": "Plains_Agricultural", "RegionType": "Economically Vulnerable", "ISOLATION_mean": 37.32, "ISOLATION_std": 2.774, "ISOLATION_count": 1198, "FOODINSECU_mean": 17.81, "FOODINSECU_std": 8.368, "FOODINSECU_count": 1198, "HOUSINSECU_mean": 14.88, "HOUSINSECU_std": 5.74, "HOUSINSECU_count": 1198, "SHUTUTILITY_mean": 11.2, "SHUTUTILITY_std": 4.614, "SHUTUTILITY_count": 1198, "LACKTRPT_mean": 10.73, "LACKTRPT_std": 4.168, "LACKTRPT_count": 1198, "EMOTIONSPT_mean": 24.96, "EMOTIONSPT_std": 3.408, "EMOTIONSPT_count": 1198}, {"StateAbbr": "OR", "StateDesc": "Oregon", "SocioRegion": "Coastal_Tech", "RegionType": "Economically Advantaged", "ISOLATION_mean": null, "ISOLATION_std": null, "ISOLATION_count": 0, "FOODINSECU_mean": null, "FOODINSECU_std": null, "FOODINSECU_count": 0, "HOUSINSECU_mean": null, "HOUSINSECU_std": null, "HOUSINSECU_count": 0, "SHUTUTILITY_mean": null, "SHUTUTILITY_std": null, "SHUTUTILITY_count": 0, "LACKTRPT_mean": null, "LACKTRPT_std": null, "LACKTRPT_count": 0, "EMOTIONSPT_mean": null, "EMOTIONSPT_std": null, "EMOTIONSPT_count": 0}, {"StateAbbr": "PA", "StateDesc": "Pennsylvania", "SocioRegion": "Industrial_Legacy", "RegionType": "Economically Vulnerable", "ISOLATION_mean": null, "ISOLATION_std": null, "ISOLATION_count": 0, "FOODINSECU_mean": null, "FOODINSECU_std": null, "FOODINSECU_count": 0, "HOUSINSECU_mean": null, "HOUSINSECU_std": null, "HOUSINSECU_count": 0, "SHUTUTILITY_mean": null, "SHUTUTILITY_std": null, "SHUTUTILITY_count": 0, "LACKTRPT_mean": null, "LACKTRPT_std": null, "LACKTRPT_count": 0, "EMOTIONSPT_mean": null, "EMOTIONSPT_std": null, "EMOTIONSPT_count": 0}, {"StateAbbr": "RI", "StateDesc": "Rhode Island", "SocioRegion": "Urban_Dense", "RegionType": "Economically Advantaged", "ISOLATION_mean": 33.0, "ISOLATION_std": 4.218, "ISOLATION_count": 246, "FOODINSECU_mean": 15.11, "FOODINSECU_std": 9.09, "FOODINSECU_count": 246, "HOUSINSECU_mean": 13.52, "HOUSINSECU_std": 7.118, "HOUSINSECU_count": 246, "SHUTUTILITY_mean": 7.9, "SHUTUTILITY_std": 4.06, "SHUTUTILITY_count": 246, "LACKTRPT_mean": 8.548, "LACKTRPT_std": 4.17, "LACKTRPT_count": 246, "EMOTIONSPT_mean": 25.23, "EMOTIONSPT_std": 4.787, "EMOTIONSPT_count": 246}, {"StateAbbr": "SC", "StateDesc": "South Carolina", "SocioRegion": "Growth_Corridor", "RegionType": "Economically Advantaged", "ISOLATION_mean": 31.72, "ISOLATION_std": 3.087, "ISOLATION_count": 1312, "FOODINSECU_mean": 17.59, "FOODINSECU_std": 9.21, "FOODINSECU_count": 1312, "HOUSINSECU_mean": 14.75, "HOUSINSECU_std": 6.497, "HOUSINSECU_count": 1312, "SHUTUTILITY_mean": 9.625, "SHUTUTILITY_std": 4.791, "SHUTUTILITY_count": 1312, "LACKTRPT_mean": 9.889, "LACKTRPT_std": 4.424, "LACKTRPT_count": 1312, "EMOTIONSPT_mean": 25.89, "EMOTIONSPT_std": 4.347, "EMOTIONSPT_count": 1312}, {"StateAbbr": "SD", "StateDesc": "South Dakota", "SocioRegion": "Plains_Agricultural", "RegionType": "Economically Vulnerable", "ISOLATION_mean": null, "ISOLATION_std": null, "ISOLATION_count": 0, "FOODINSECU_mean": null, "FOODINSECU_std": null, "FOODINSECU_count": 0, "HOUSINSECU_mean": null, "HOUSINSECU_std": null, "HOUSINSECU_count": 0, "SHUTUTILITY_mean": null, "SHUTUTILITY_std": null, "SHUTUTILITY_count": 0, "LACKTRPT_mean": null, "LACKTRPT_std": null, "LACKTRPT_count": 0, "EMOTIONSPT_mean": null, "EMOTIONSPT_std": null, "EMOTIONSPT_count": 0}, {"StateAbbr": "TN", "StateDesc": "Tennessee", "SocioRegion": "Growth_Corridor", "RegionType": "Economically Advantaged", "ISOLATION_mean": 35.71, "ISOLATION_std": 3.141, "ISOLATION_count": 1682, "FOODINSECU_mean": 18.3, "FOODINSECU_std": 10.13, "FOODINSECU_count": 1682, "HOUSINSECU_mean": 14.52, "HOUSINSECU_std": 7.243, "HOUSINSECU_count": 1682, "SHUTUTILITY_mean": 10.2, "SHUTUTILITY_std": 5.622, "SHUTUTILITY_count": 1682, "LACKTRPT_mean": 10.0, "LACKTRPT_std": 4.877, "LACKTRPT_count": 1682, "EMOTIONSPT_mean": 27.77, "EMOTIONSPT_std": 4.61, "EMOTIONSPT_count": 1682}, {"StateAbbr": "TX", "StateDesc": "Texas", "SocioRegion": "Growth_Corridor", "RegionType": "Economically Advantaged", "ISOLATION_mean": 35.9, "ISOLATION_std": 3.594, "ISOLATION_count": 6844, "FOODINSECU_mean": 21.61, "FOODINSECU_std": 11.98, "FOODINSECU_count": 6844, "HOUSINSECU_mean": 17.78, "HOUSINSECU_std": 8.216, "HOUSINSECU_count": 6844, "SHUTUTILITY_mean": 11.82, "SHUTUTILITY_std": 5.763, "SHUTUTILITY_count": 6844, "LACKTRPT_mean": 11.6, "LACKTRPT_std": 5.587, "LACKTRPT_count": 6844, "EMOTIONSPT_mean": 28.77, "EMOTIONSPT_std": 4.632, "EMOTIONSPT_count": 6844}, {"StateAbbr": "WA", "StateDesc": "Washington", "SocioRegion": "Coastal_Tech", "RegionType": "Economically Advantaged", "ISOLATION_mean": 36.23, "ISOLATION_std": 3.072, "ISOLATION_count": 1770, "FOODINSECU_mean": 11.11, "FOODINSECU_std": 5.792, "FOODINSECU_count": 1770, "HOUSINSECU_mean": 10.57, "HOUSINSECU_std": 4.316, "HOUSINSECU_count": 1770, "SHUTUTILITY_mean": 5.522, "SHUTUTILITY_std": 2.395, "SHUTUTILITY_count": 1770, "LACKTRPT_mean": 7.83, "LACKTRPT_std": 3.246, "LACKTRPT_count": 1770, "EMOTIONSPT_mean": 28.07, "EMOTIONSPT_std": 3.773, "EMOTIONSPT_count": 1770}, {"StateAbbr": "WI", "StateDesc": "Wisconsin", "SocioRegion": "Industrial_Legacy", "RegionType": "Economically Vulnerable", "ISOLATION_mean": 32.63, "ISOLATION_std": 3.671, "ISOLATION_count": 1525, "FOODINSECU_mean": 12.1, "FOODINSECU_std": 8.361, "FOODINSECU_count": 1525, "HOUSINSECU_mean": 10.68, "HOUSINSECU_std": 5.886, "HOUSINSECU_count": 1525, "SHUTUTILITY_mean": 6.608, "SHUTUTILITY_std": 4.086, "SHUTUTILITY_count": 1525, "LACKTRPT_mean": 8.026, "LACKTRPT_std": 4.515, "LACKTRPT_count": 1525, "EMOTIONSPT_mean": 25.07, "EMOTIONSPT_std": 4.228, "EMOTIONSPT_count": 1525}, {"StateAbbr": "WV", "StateDesc": "West Virginia", "SocioRegion": "Rural_South", "RegionType": "Economically Vulnerable", "ISOLATION_mean": 32.39, "ISOLATION_std": 2.266, "ISOLATION_count": 546, "FOODINSECU_mean": 15.95, "FOODINSECU_std": 5.572, "FOODINSECU_count": 546, "HOUSINSECU_mean": 13.12, "HOUSINSECU_std": 3.458, "HOUSINSECU_count": 546, "SHUTUTILITY_mean": 11.21, "SHUTUTILITY_std": 3.274, "SHUTUTILITY_count": 546, "LACKTRPT_mean": 9.842, "LACKTRPT_std": 3.007, "LACKTRPT_count": 546, "EMOTIONSPT_mean": 24.98, "EMOTIONSPT_std": 2.283, "EMOTIONSPT_count": 546}, {"StateAbbr": "WY", "StateDesc": "Wyoming", "SocioRegion": "Mountain_Rural", "RegionType": "Economically Vulnerable", "ISOLATION_mean": 30.75, "ISOLATION_std": 2.901, "ISOLATION_count": 159, "FOODINSECU_mean": 11.06, "FOODINSECU_std": 3.917, "FOODINSECU_count": 159, "HOUSINSECU_mean": 10.14, "HOUSINSECU_std": 2.634, "HOUSINSECU_count": 159, "SHUTUTILITY_mean": 6.847, "SHUTUTILITY_std": 1.856, "SHUTUTILITY_count": 159, "LACKTRPT_mean": 7.172, "LACKTRPT_std": 2.274, "LACKTRPT_count": 159, "EMOTIONSPT_mean": 20.89, "EMOTIONSPT_std": 2.146, "EMOTIONSPT_count": 159}]}}
